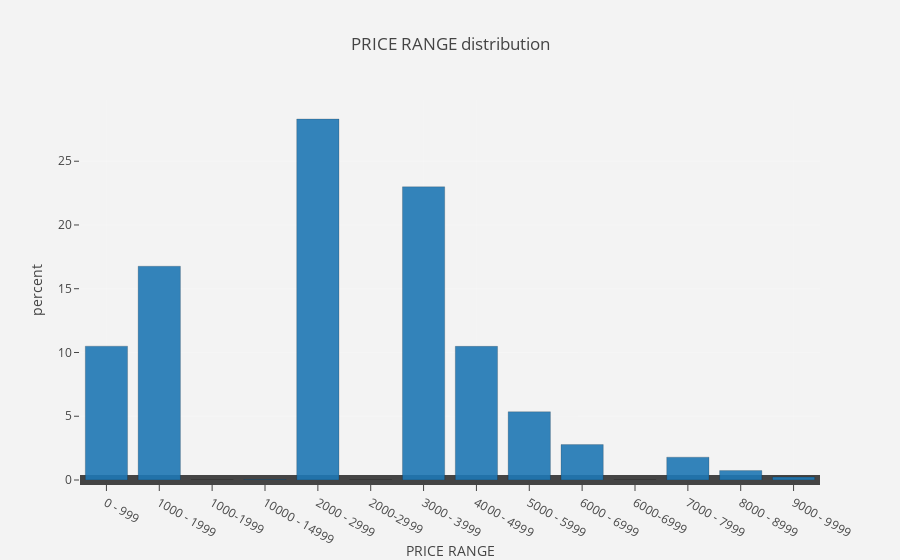

Here is the notebook cell this chart was saved with:
### Code cell
var_hist_plot('PRICE RANGE')

### Figure 1 — Plotly figure (JSON) as saved in the notebook; plotly's stock layout.template omitted (floating-point values rounded to 4 significant figures; data arrays with more than 128 entries replaced by an {"elided": "..."} marker saying what was removed)
{"data": [{"histnorm": "percent", "marker": {"line": {"color": "black", "width": 0.2}}, "name": "ITEM DISC", "opacity": 0.9, "type": "histogram", "uid": "f26fb145-25d8-409f-939a-775aae04947c", "x": {"elided": "12889 str values"}}], "layout": {"paper_bgcolor": "rgb(243,243,243)", "plot_bgcolor": "rgb(243,243,243)", "title": {"text": "PRICE RANGE distribution  "}, "xaxis": {"gridcolor": "rgb(255, 255, 255)", "gridwidth": 0.1, "ticklen": 10, "title": {"text": "PRICE RANGE"}, "zerolinewidth": 1}, "yaxis": {"gridcolor": "rgb(255, 255, 255)", "gridwidth": 0.2, "ticklen": 5, "title": {"text": "percent"}, "zerolinewidth": 10}}}
